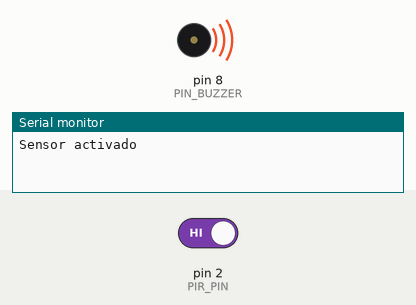
The program below on a simulated Arduino Uno, built with avr-gcc and run on an emulated ATmega328P. Parts: buzzer (waves = sounding), the last lines printed to the serial monitor. The inputs (shaded band) are chosen by the test bench; at power-on: pin 2 (PIR_PIN) HIGH.

Above: at 1.3 s.
1.4 s: pin 2 (PIR_PIN) driven LOW
At 2.6 s:
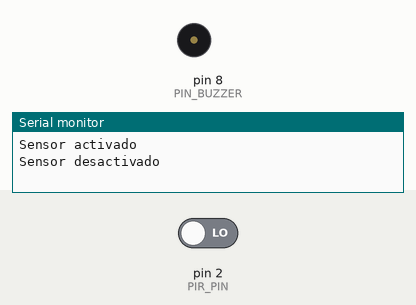
2.9 s: pin 2 (PIR_PIN) driven HIGH
At 3.3 s:
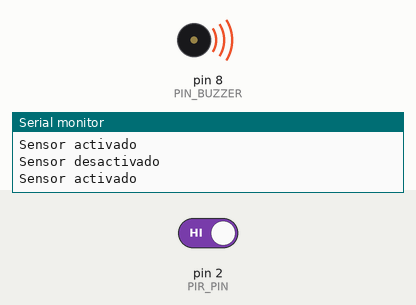
Timing chart, 0 to 11.9 s (numbered marks = the images above; inputs shaded):
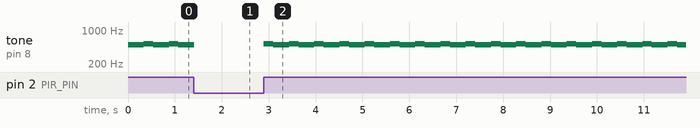

The program:

main.cpp
```cpp
#include <Arduino.h>
#include "./BuzzerController.h"
#include "./PIRController.h"

/*----- PINES -----*/
const int PIN_BUZZER = 8;
const int PIR_PIN = 2;

/*----- Buzzer -----*/

AmbulanceSound ambulanceSound(PIN_BUZZER);
SirenSound sirenSound(PIN_BUZZER);
BuzzerController buzzerController(&ambulanceSound);

/*----- PIR -----*/

bool isActived = false;

void onMovement() {
  Serial.println("Sensor activado");
  isActived = true;
}

void onStop() {
  Serial.println("Sensor desactivado");
  isActived = false;
}

PIRController pirController(PIR_PIN, onMovement, onStop);

/*----------*/


void setup() {
  Serial.begin(9600);
  pirController.start();
}

void loop() {
  pirController.checkPIR();

  if(isActived) {
    buzzerController.emitSound();
  }
}
```

BuzzerController.h
```cpp
#include <Arduino.h>
#include "./pitches.h"

class Sound {
protected:
    int PIN_BUZZER;
public:
    Sound(int PIN_BUZZER): PIN_BUZZER(PIN_BUZZER) {}
    virtual void sound() = 0;
};


class BuzzerController {
private:
    Sound* sound;

public:
    BuzzerController(Sound* sound): sound(sound) {
        ;
    }

    void emitSound() {
        sound->sound();
    }
};


struct Note {
    int note; // Notes in the melody
    int duration; // note durations: 4 = quarter note, 8 = eighth note, etc.:
};


class AmbulanceSound: public Sound {
private:
    int arrSize;
    Note* melody;
    int i = 0;

public:

    AmbulanceSound(int PIN_BUZZER): Sound(PIN_BUZZER) {
        arrSize = 2;
        melody = (Note*)malloc(sizeof(Note)*arrSize);
        melody[0] = Note{NOTE_B4, 3};
        melody[1] = Note{NOTE_C5, 5};
    }

    void sound() {
        int noteDuration = 1000 / melody[i].duration;
        tone(PIN_BUZZER, melody[i].note, noteDuration);
        delay(noteDuration * 1.01);
        noTone(PIN_BUZZER);
        i = (i+1)%arrSize;
    }
};

class SirenSound: public Sound {
public:
    SirenSound(int PIN_BUZZER): Sound(PIN_BUZZER) {

    }

    void sound() {
        for(int i=700; i<800; i++){
            tone(PIN_BUZZER,i);
            delay(15);
        }
        for(int i=800; i>700; i--){
            tone(PIN_BUZZER,i);
            delay(15);
        }
    }
};
```

PIRController.h
```cpp
#include <Arduino.h>

typedef void(*callback_function)(void);

class PIRController {
private:
    int PIRPin;
    int pirState = LOW;           // de inicio no hay movimiento
    callback_function onMovement;
    callback_function onStop;

public:
    PIRController(int PIRPin, callback_function onMovement, callback_function onStop):
        PIRPin(PIRPin), onMovement(onMovement), onStop(onStop) {

    }


    void start() {
        pinMode(PIRPin, INPUT);
    }

    void checkPIR() {
        int val = digitalRead(PIRPin);
        if (val == HIGH)   //si está activado
        {
            if (pirState == LOW)  //si previamente estaba apagado
            {
                onMovement();
                pirState = HIGH;
            }
        }
        else   //si esta desactivado
        {
            if (pirState == HIGH)  //si previamente estaba encendido
            {
                onStop();
                pirState = LOW;
            }
        }
    }
};
```

pitches.h
```cpp
/*************************************************
 * Public Constants
 *************************************************/

#define NOTE_B0  31
#define NOTE_C1  33
#define NOTE_CS1 35
#define NOTE_D1  37
#define NOTE_DS1 39
#define NOTE_E1  41
#define NOTE_F1  44
#define NOTE_FS1 46
#define NOTE_G1  49
#define NOTE_GS1 52
#define NOTE_A1  55
#define NOTE_AS1 58
#define NOTE_B1  62
#define NOTE_C2  65
#define NOTE_CS2 69
#define NOTE_D2  73
#define NOTE_DS2 78
#define NOTE_E2  82
#define NOTE_F2  87
#define NOTE_FS2 93
#define NOTE_G2  98
#define NOTE_GS2 104
#define NOTE_A2  110
#define NOTE_AS2 117
#define NOTE_B2  123
#define NOTE_C3  131
#define NOTE_CS3 139
#define NOTE_D3  147
#define NOTE_DS3 156
#define NOTE_E3  165
#define NOTE_F3  175
#define NOTE_FS3 185
#define NOTE_G3  196
#define NOTE_GS3 208
#define NOTE_A3  220
#define NOTE_AS3 233
#define NOTE_B3  247
#define NOTE_C4  262
#define NOTE_CS4 277
#define NOTE_D4  294
#define NOTE_DS4 311
#define NOTE_E4  330
#define NOTE_F4  349
#define NOTE_FS4 370
#define NOTE_G4  392
#define NOTE_GS4 415
#define NOTE_A4  440
#define NOTE_AS4 466
#define NOTE_B4  494
#define NOTE_C5  523
#define NOTE_CS5 554
#define NOTE_D5  587
#define NOTE_DS5 622
#define NOTE_E5  659
#define NOTE_F5  698
#define NOTE_FS5 740
#define NOTE_G5  784
#define NOTE_GS5 831
#define NOTE_A5  880
#define NOTE_AS5 932
#define NOTE_B5  988
#define NOTE_C6  1047
#define NOTE_CS6 1109
#define NOTE_D6  1175
#define NOTE_DS6 1245
#define NOTE_E6  1319
#define NOTE_F6  1397
#define NOTE_FS6 1480
#define NOTE_G6  1568
#define NOTE_GS6 1661
#define NOTE_A6  1760
#define NOTE_AS6 1865
#define NOTE_B6  1976
#define NOTE_C7  2093
#define NOTE_CS7 2217
#define NOTE_D7  2349
#define NOTE_DS7 2489
#define NOTE_E7  2637
#define NOTE_F7  2794
#define NOTE_FS7 2960
#define NOTE_G7  3136
#define NOTE_GS7 3322
#define NOTE_A7  3520
#define NOTE_AS7 3729
#define NOTE_B7  3951
#define NOTE_C8  4186
#define NOTE_CS8 4435
#define NOTE_D8  4699
#define NOTE_DS8 4978
```

Measured:
- after the input at 2.9 s, tone on pin 8 (PIN_BUZZER): alternates 523 Hz for 0.20 s and 494 Hz for 0.34 s, starting at once
